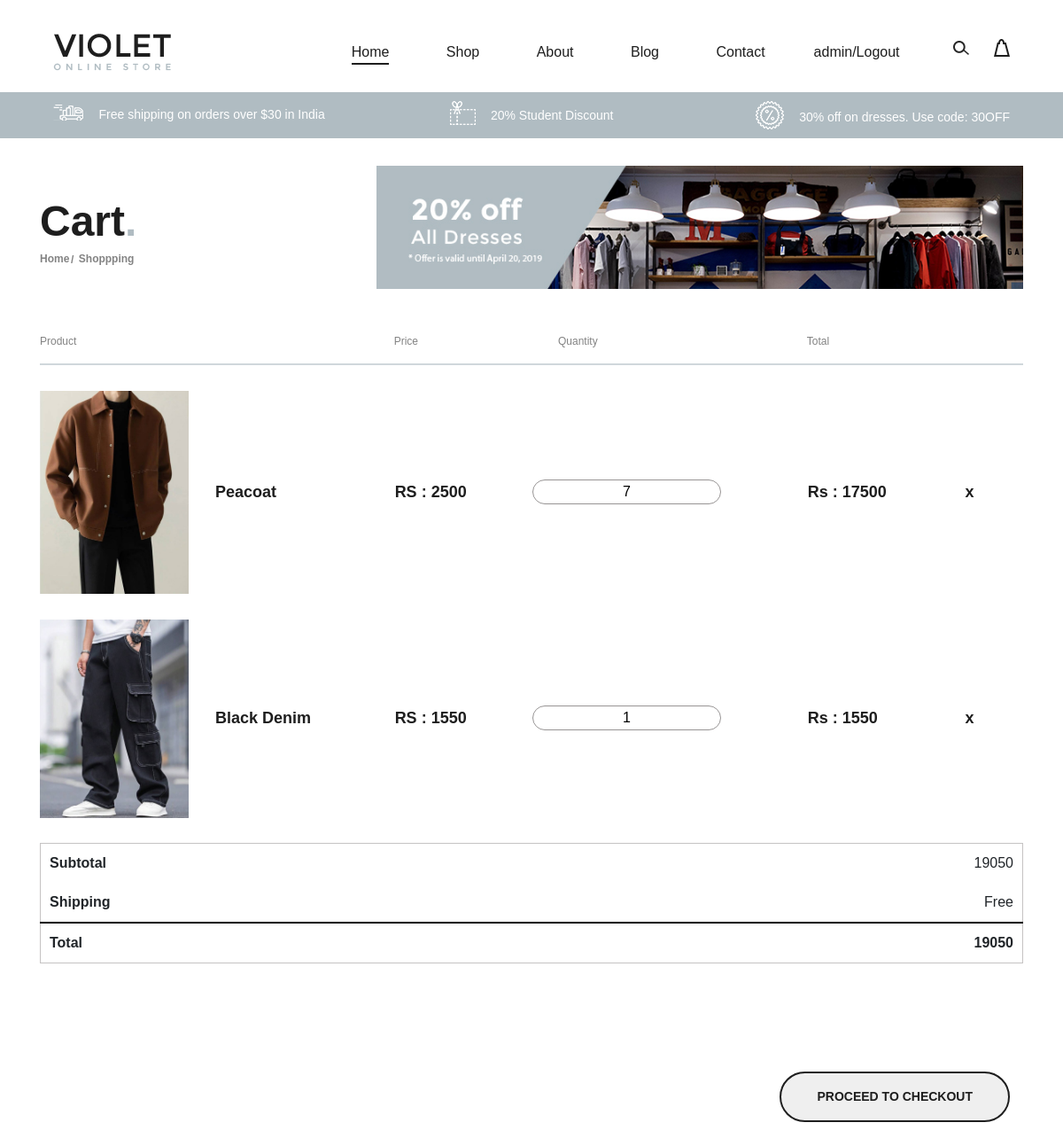
The page /shopping-cart (signed in) on the database as committed earlier.
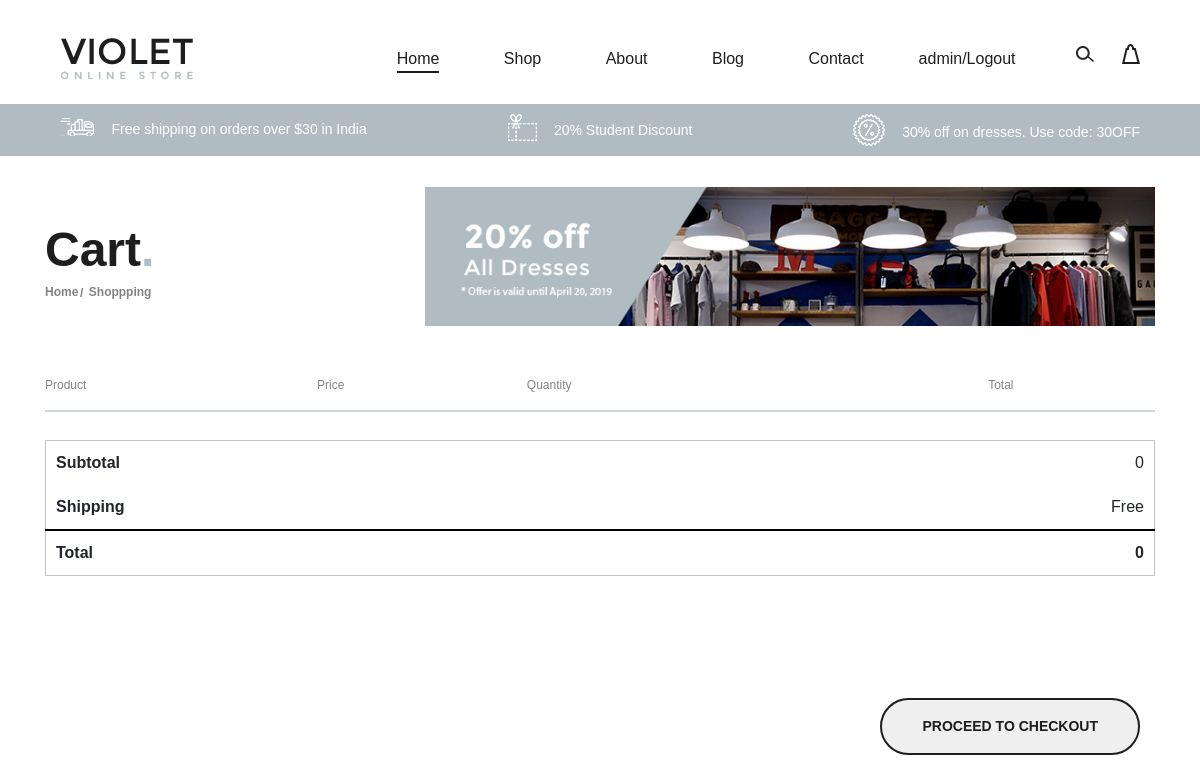
The same page on the database as committed later.
### myapp/models.py (models this page shows, shortened)
class Cart(models.Model):
    product = models.ForeignKey(Product,on_delete=models.CASCADE)
    user = models.ForeignKey(User,on_delete=models.CASCADE)
    qty = models.IntegerField(default=1)
    def total_price(self):
        return self.qty*self.product.price

class Product(models.Model):
    category = models.ForeignKey(Category,on_delete=models.CASCADE)
    name = models.CharField(max_length=50)
    qty = models.IntegerField()
    price = models.IntegerField()
    image = models.ImageField(upload_to="image",default="test.png")

### myapp/views.py (the view)
# urls.py: path("shopping-cart",shopping_cart,name="shopping-cart"),
@login_required(login_url="user-login")
def shopping_cart(request):
    carts = Cart.objects.filter(user=request.user)
    sum = 0
    for c in carts:
        sum+=c.total_price()
    return render(request,"shopping-cart.html",{'carts':carts,'total':int(sum)})

### myapp/templates/shopping-cart.html (shortened to what the changed rows need)
<!DOCTYPE html>
<html lang="zxx">
<head>
    <link rel="stylesheet" href="/static/css/bootstrap.min.css" type="text/css">
    <link rel="stylesheet" href="/static/css/font-awesome.min.css" type="text/css">
    <link rel="stylesheet" href="/static/css/nice-select.css" type="text/css">
    <link rel="stylesheet" href="/static/css/owl.carousel.min.css" type="text/css">
    <link rel="stylesheet" href="/static/css/magnific-popup.css" type="text/css">
    <link rel="stylesheet" href="/static/css/slicknav.min.css" type="text/css">
    <link rel="stylesheet" href="/static/css/style.css" type="text/css">
</head>
<body>
    <section class="page-add cart-page-add">
        <div class="container">
            <div class="row">
                <div class="col-lg-4">
                    <div class="page-breadcrumb">
                        <h2>Cart<span>.</span></h2>
                    </div>
                </div>
            </div>
        </div>
    </section>
    <div class="cart-page">
        <div class="container">
            <div class="cart-table">
                <table>
                    <thead>
                        <tr>
                            <th class="product-h">Product</th>
                            <th>Price</th>
                            <th class="quan">Quantity</th>
                            <th>Total</th>
                            <th></th>
                        </tr>
                    </thead>
                    <tbody>
                        {% for c in carts%}
                        <tr>
                            <td class="product-col">
                                <img src="/media/{{c.product.image}}" alt="">
                                <div class="p-title">
                                    <h5>{{c.product.name}}</h5>
                                </div>
                            </td>
                            <td class="price-col">RS : {{c.product.price}}</td>
                            <td class="quantity-col">
                                <input type="text" value="{{c.qty}}" onchange="changeqty(value,'{{c.id}}')"
                                    style="border: 1px solid rgb(151, 148, 148); border-radius: 50px;text-align: center;">
                            </td>
                            <td class="total">Rs : {{c.total_price}}</td>
                            <td class="product-close" onclick="deleteitems('{{c.id}}')">x</td>
                        </tr>
                        {%endfor%}
                    </tbody>
                </table>
            </div>
            <div class="total-table">
                <table style="width:100%; border:1px solid #c5c3c3; ">
                    <tr>
                        <th style="padding:10px; text-align:left;">Subtotal</th>
                        <td style="padding:10px; text-align:right;"> {{total}}</td>
                    </tr>
                    <tr>
                        <th style="padding:10px; text-align:left;">Shipping</th>
                    </tr>
                    <tr style="border-top:2px solid #000;">
                        <th style="padding:10px; text-align:left;">Total</th>
                        <td style="padding:10px; text-align:right;"><b id="amt"> {{total}}</b></td>
                    </tr>
                </table>
            </div>
</body>
</html>

Rows that differ between the two databases and show on the page:
removed Cart: product.image (picture), product.name "Peacoat", product.price "2500", qty "7", total_price "17500"
removed Cart: product.image (picture), product.name "Black Denim", product.price "1550", qty "1", total_price "1550"
Other text that changed with them:
{{ total }}: "19050" → "0"
